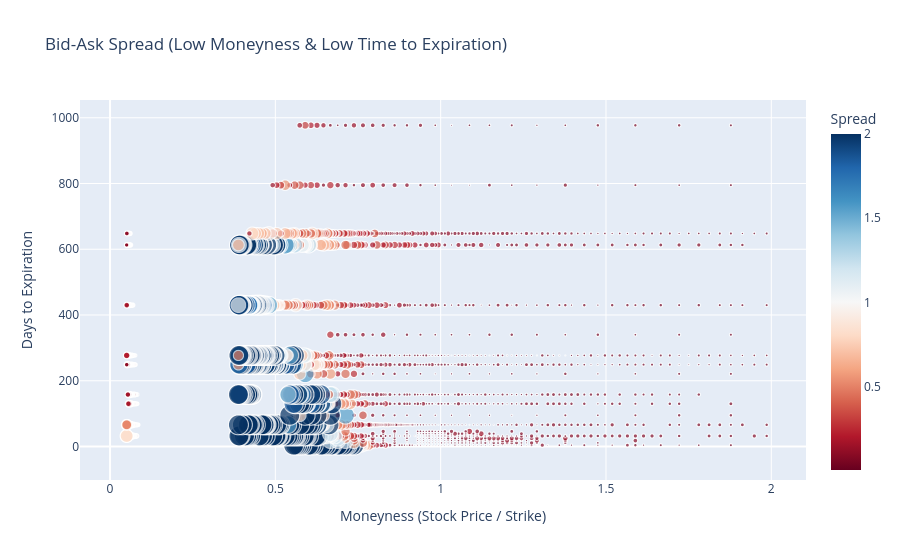

The notebook cell saved with this chart:
### Markdown cell above
There is a moderate negative correlation between moneyness and spread (-0.33). This suggests that as options become more ITM (higher moneyness), their spread tends to decrease. The correlation with inTheMoney also points out the same thing. This makes sense because ITM options are generally more liquid and less risky, so they have narrower spreads. Very small p-value -> this relationship is highly significant.

Moderate negative correlations between log_openInterest or log_volume vs spread (-0.18 & -0.15) suggest that higher liquidity is associated with narrower spreads.

Days to expiration and time scaling (sqrtT) do not seem to contribute significantly to explaining the spread.

### Code cell
# Generate the interactive 2D scatter plot
fig = px.scatter(
    df_call,
    x='moneyness',
    y='Days to Expiration',
    size='spread',
    color='spread',
    color_continuous_scale='RdBu',
    title="Bid-Ask Spread (Low Moneyness & Low Time to Expiration)",
    labels={
        'moneyness': 'Moneyness (Stock Price / Strike)',
        'Days to Expiration': 'Days to Expiration',
        'spread': 'Spread'
    },
    hover_data=['strike', 'impliedVolatility', 'volume', 'openInterest']
)

fig.update_layout(
    xaxis_title='Moneyness (Stock Price / Strike)',
    yaxis_title='Days to Expiration',
    legend_title='Spread Size'
)

fig.show()

### Figure 1 — Plotly figure (JSON) as saved in the notebook; plotly's stock layout.template omitted (floating-point values rounded to 4 significant figures; data arrays with more than 128 entries replaced by an {"elided": "..."} marker saying what was removed)
{"data": [{"customdata": {"elided": "1856x4 float values"}, "hovertemplate": "Moneyness (Stock Price / Strike)=%{x}<br>Days to Expiration=%{y}<br>Spread=%{marker.color}<br>strike=%{customdata[0]}<br>impliedVolatility=%{customdata[1]}<br>volume=%{customdata[2]}<br>openInterest=%{customdata[3]}<extra></extra>", "legendgroup": "", "marker": {"color": {"elided": "1856 float values"}, "coloraxis": "coloraxis", "size": {"elided": "1856 float values"}, "sizemode": "area", "sizeref": 0.005, "symbol": "circle"}, "mode": "markers", "name": "", "showlegend": false, "type": "scattergl", "x": {"elided": "1856 float values"}, "xaxis": "x", "y": {"elided": "1856 int values"}, "yaxis": "y"}], "layout": {"coloraxis": {"colorbar": {"title": {"text": "Spread"}}, "colorscale": [[0, "rgb(103,0,31)"], [0.1, "rgb(178,24,43)"], [0.2, "rgb(214,96,77)"], [0.3, "rgb(244,165,130)"], [0.4, "rgb(253,219,199)"], [0.5, "rgb(247,247,247)"], [0.6, "rgb(209,229,240)"], [0.7, "rgb(146,197,222)"], [0.8, "rgb(67,147,195)"], [0.9, "rgb(33,102,172)"], [1, "rgb(5,48,97)"]]}, "legend": {"itemsizing": "constant", "title": {"text": "Spread Size"}, "tracegroupgap": 0}, "title": {"text": "Bid-Ask Spread (Low Moneyness & Low Time to Expiration)"}, "xaxis": {"anchor": "y", "domain": [0, 1], "title": {"text": "Moneyness (Stock Price / Strike)"}}, "yaxis": {"anchor": "x", "domain": [0, 1], "title": {"text": "Days to Expiration"}}}}
